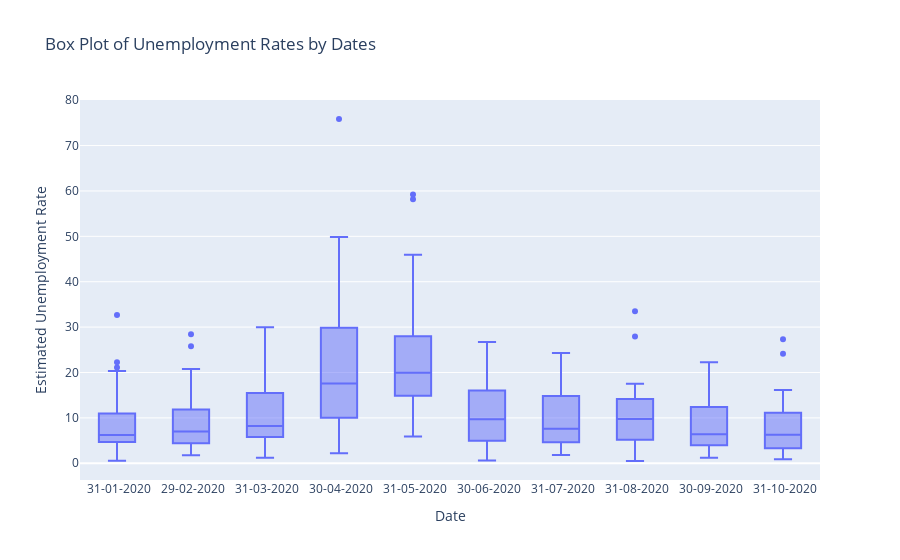

The notebook cell saved with this chart:
### Code cell
fig = px.box(data, x='Date', y='Estimated Unemployment Rate', title='Box Plot of Unemployment Rates by Dates')
fig.show()

### Figure 1 — Plotly figure (JSON) as saved in the notebook; plotly's stock layout.template omitted (floating-point values rounded to 4 significant figures; data arrays with more than 128 entries replaced by an {"elided": "..."} marker saying what was removed)
{"data": [{"alignmentgroup": "True", "hovertemplate": "Date=%{x}<br>Estimated Unemployment Rate=%{y}<extra></extra>", "legendgroup": "", "marker": {"color": "#636efa"}, "name": "", "notched": false, "offsetgroup": "", "orientation": "v", "showlegend": false, "type": "box", "x": {"elided": "267 str values"}, "x0": " ", "xaxis": "x", "y": {"elided": "267 float values"}, "y0": " ", "yaxis": "y"}], "layout": {"boxmode": "group", "legend": {"tracegroupgap": 0}, "title": {"text": "Box Plot of Unemployment Rates by Dates"}, "xaxis": {"anchor": "y", "domain": [0, 1], "title": {"text": "Date"}}, "yaxis": {"anchor": "x", "domain": [0, 1], "title": {"text": "Estimated Unemployment Rate"}}}}
